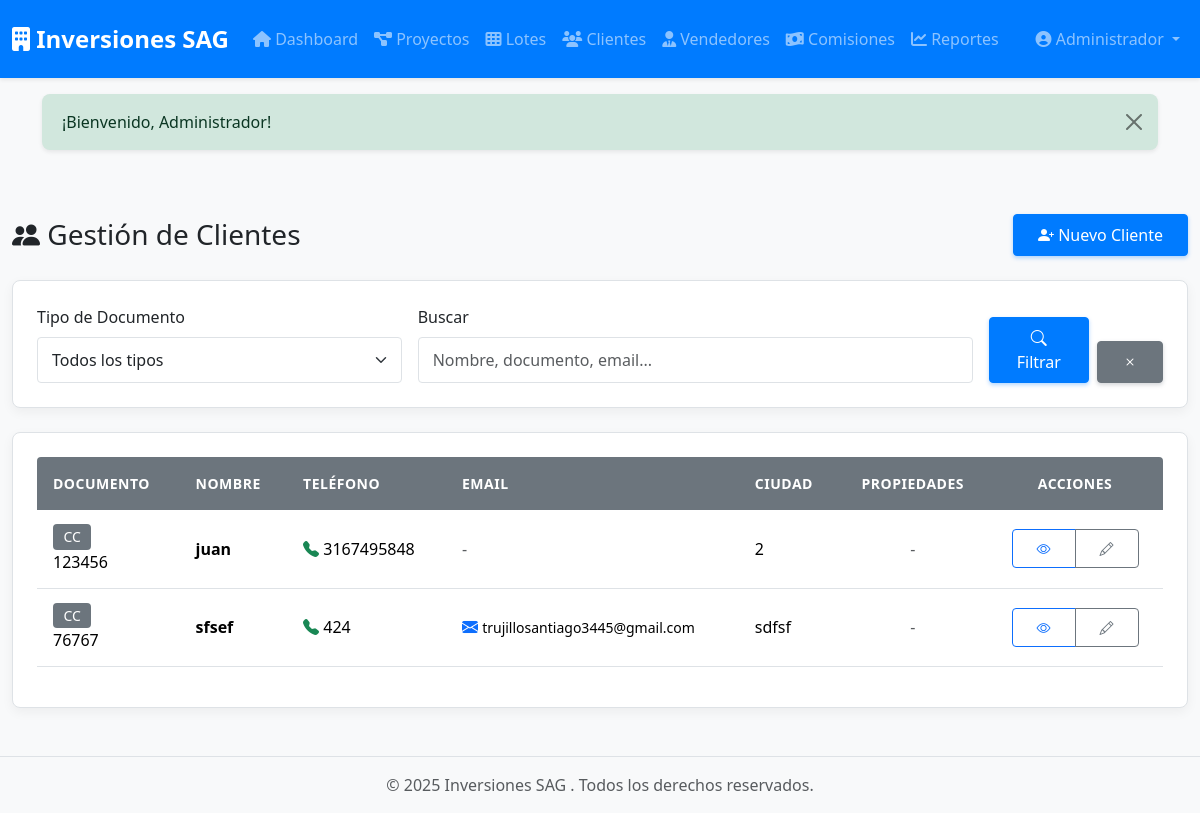
Before: /clientes (signed in) with the older database file.
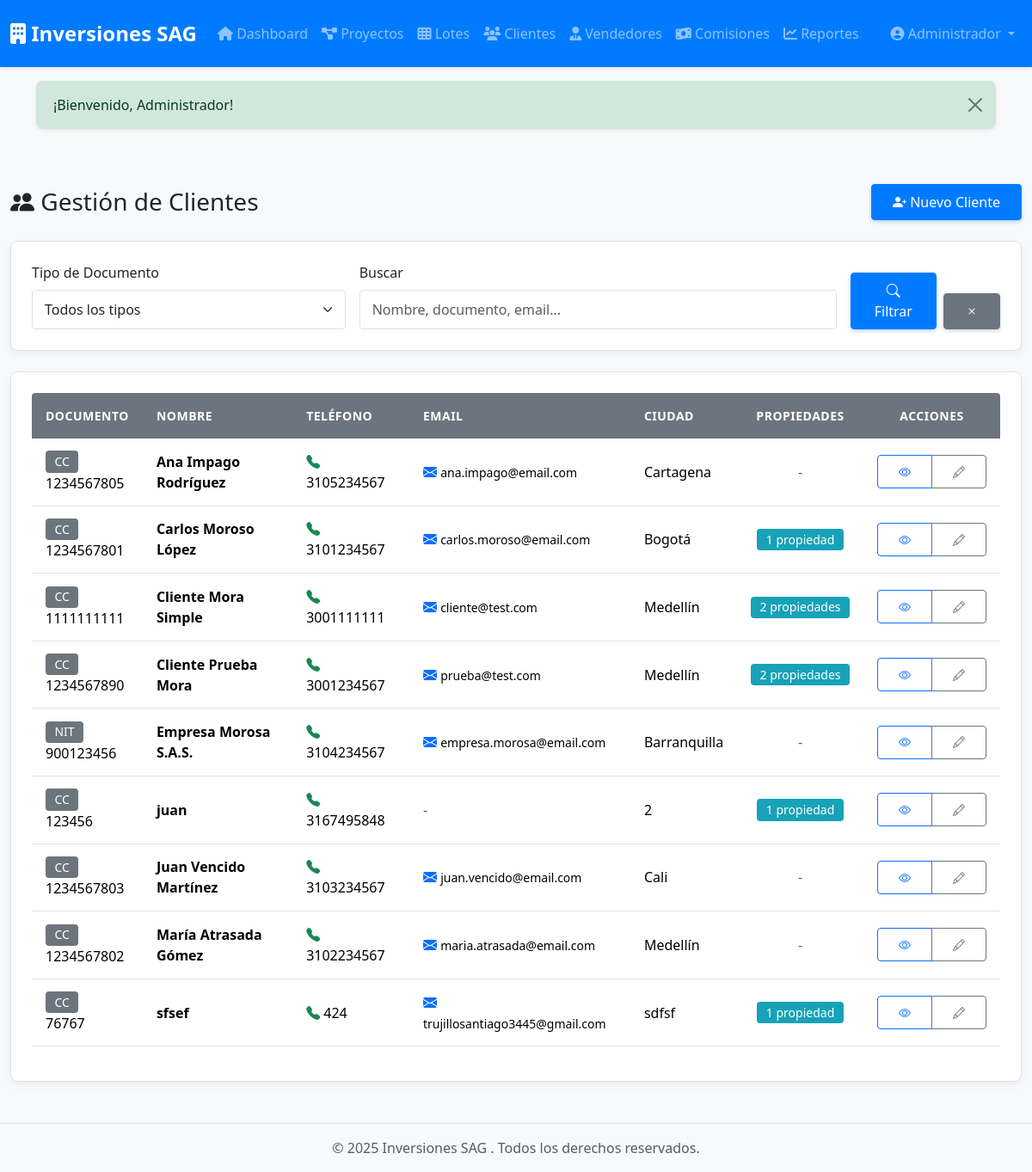
After: the same page with the newer database file.
### tables this page shows
CREATE TABLE `clientes` (
  `id` int(10) UNSIGNED NOT NULL,
  `tipo_documento` enum('CC','NIT','CE','pasaporte') DEFAULT 'CC',
  `numero_documento` varchar(50) NOT NULL COMMENT 'Documento de identidad',
  `nombre` varchar(200) NOT NULL,
  `telefono` varchar(20) DEFAULT NULL,
  `email` varchar(150) DEFAULT NULL,
  `direccion` varchar(255) DEFAULT NULL,
  `ciudad` varchar(100) DEFAULT NULL,
  `observaciones` text DEFAULT NULL,
  `created_at` timestamp NULL DEFAULT current_timestamp(),
  `updated_at` timestamp NULL DEFAULT current_timestamp() ON UPDATE current_timestamp()
);

### app/Views/clientes/index.php (the view, shortened to what the rows shown need)
<div class="container-fluid py-4">
    <div class="d-flex justify-content-between align-items-center mb-4">
        <h1 class="h3 mb-0">
            <i class="bi bi-people-fill"></i> Gestión de Clientes
        </h1>
        <?php if (can('crear_clientes')): ?>
        <a href="/clientes/create" class="btn btn-primary">
            <i class="bi bi-person-plus-fill"></i> Nuevo Cliente
        </a>
        <?php endif; ?>
    </div>
    <div class="card mb-4">
        <div class="card-body">
            <form method="GET" action="/clientes" class="row g-3">
                <div class="col-md-4">
                    <label for="tipo_documento" class="form-label">Tipo de Documento</label>
                    <select name="tipo_documento" id="tipo_documento" class="form-select">
                        <option value="">Todos los tipos</option>
                    </select>
                </div>
                <div class="col-md-6">
                    <label for="search" class="form-label">Buscar</label>
                    <input type="text" name="search" id="search" class="form-control"
                           placeholder="Nombre, documento, email..."
                           value="<?= isset($filtros['search']) ? htmlspecialchars($filtros['search']) : '' ?>">
                </div>
                <div class="col-md-2 d-flex align-items-end">
                    <button type="submit" class="btn btn-primary w-100 me-2">
                        <i class="bi bi-search"></i> Filtrar
                    </button>
                    <a href="/clientes" class="btn btn-secondary">
                        <i class="bi bi-x"></i>
                    </a>
                </div>
            </form>
        </div>
    </div>
    <div class="card">
        <div class="card-body">
            <?php if (empty($clientes['data'])): ?>
                <div class="alert alert-info">
                    <i class="bi bi-info-circle"></i> No se encontraron clientes con los filtros seleccionados.
                </div>
            <?php else: ?>
                <div class="table-responsive">
                    <table class="table table-hover align-middle">
                        <thead class="table-light">
                            <tr>
                                <th>Documento</th>
                                <th>Nombre</th>
                                <th>Teléfono</th>
                                <th>Email</th>
                                <th>Ciudad</th>
                                <th class="text-center">Propiedades</th>
                                <th class="text-center">Acciones</th>
                            </tr>
                        </thead>
                        <tbody>
                            <?php foreach ($clientes['data'] as $cliente): ?>
                                <tr>
                                    <td>
                                        <span class="badge bg-secondary"><?= htmlspecialchars($cliente['tipo_documento']) ?></span>
                                        <br><?= htmlspecialchars($cliente['numero_documento']) ?>
                                    </td>
                                    <td>
                                        <strong><?= htmlspecialchars($cliente['nombre']) ?></strong>
                                    </td>
                                    <td>
                                        <?php if (!empty($cliente['telefono'])): ?>
                                            <i class="bi bi-telephone-fill text-success"></i>
                                            <?= htmlspecialchars($cliente['telefono']) ?>
                                        <?php else: ?>
                                            <span class="text-muted">-</span>
                                        <?php endif; ?>
                                    </td>
                                    <td>
                                        <?php if (!empty($cliente['email'])): ?>
                                            <i class="bi bi-envelope-fill text-primary"></i>
                                            <small><?= htmlspecialchars($cliente['email']) ?></small>
                                        <?php else: ?>
                                            <span class="text-muted">-</span>
                                        <?php endif; ?>
                                    </td>
                                    <td><?= htmlspecialchars($cliente['ciudad'] ?? '-') ?></td>
                                    <td class="text-center">
                                        <?php if ($cliente['total_propiedades'] > 0): ?>
                                            <span class="badge bg-info">
                                                <?= $cliente['total_propiedades'] ?>
                                                <?= $cliente['total_propiedades'] == 1 ? 'propiedad' : 'propiedades' ?>
                                            </span>
                                        <?php else: ?>
                                            <span class="text-muted">-</span>
                                        <?php endif; ?>
                                    </td>
                                    <td class="text-center">
                                        <div class="btn-group btn-group-sm" role="group">
                                            <a href="/clientes/show/<?= $cliente['id'] ?>"
                                               class="btn btn-outline-primary"
                                               data-bs-toggle="tooltip"
                                               title="Ver detalle">
                                                <i class="bi bi-eye"></i>
                                            </a>
                                            <?php if (can('editar_clientes')): ?>
                                            <a href="/clientes/edit/<?= $cliente['id'] ?>"
                                               class="btn btn-outline-secondary"
                                               data-bs-toggle="tooltip"
                                               title="Editar">
                                                <i class="bi bi-pencil"></i>
                                            </a>
                                            <?php endif; ?>
                                        </div>
                                    </td>
                                </tr>
                            <?php endforeach; ?>
                        </tbody>
                    </table>
                </div>
            <?php endif; ?>
        </div>
    </div>
</div>

### core/Router.php (shortened to what the rows shown need)
<?php
class Router
{
    private $routes = [];
    public function __construct($baseUrl = '')
    {
        $this->baseUrl = rtrim($baseUrl, '/');
    }
    private function addRoute($method, $uri, $handler)
    {
        $uri = '/' . trim($uri, '/');
        $this->routes[] = [
            'method' => $method,
            'uri' => $uri,
            'handler' => $handler,
            'pattern' => $this->convertUriToPattern($uri)
        ];
    }
    private function convertUriToPattern($uri)
    {
        $pattern = preg_replace('/\{([a-z_]+)\}/', '([^/]+)', $uri);
        return '#^' . $pattern . '$#';
    }
    public function dispatch()
    {
        $requestMethod = $_SERVER['REQUEST_METHOD'];
        $requestUri = $this->getRequestUri();
        foreach ($this->routes as $route) {
            if ($route['method'] !== $requestMethod) {
                continue;
            }
            if (preg_match($route['pattern'], $requestUri, $matches)) {
                array_shift($matches);
                return $this->callHandler($route['handler'], $matches);
            }
        }
    }
    private function getRequestUri()
    {
        $uri = parse_url($_SERVER['REQUEST_URI'], PHP_URL_PATH);
        return '/' . trim($uri, '/');
    }
    private function callHandler($handler, $params = [])
    {
        if (is_string($handler) && strpos($handler, '@') !== false) {
            list($controller, $method) = explode('@', $handler);
            $controllerInstance = new $controllerClass();
            return call_user_func_array([$controllerInstance, $method], $params);
        }
        throw new Exception("Invalid route handler");
    }
}

Changed rows visible on the page:
added clientes: tipo_documento "CC", numero_documento "1234567805", nombre "Ana Impago Rodríguez", telefono "3105234567", email "ana.impago@email.com", ciudad "Cartagena"
added clientes: tipo_documento "CC", numero_documento "1234567801", nombre "Carlos Moroso López", telefono "3101234567", email "carlos.moroso@email.com", ciudad "Bogotá", total_propiedades "1"
added clientes: tipo_documento "CC", numero_documento "1111111111", nombre "Cliente Mora Simple", telefono "3001111111", email "cliente@test.com", ciudad "Medellín", total_propiedades "2"
added clientes: tipo_documento "CC", numero_documento "1234567890", nombre "Cliente Prueba Mora", telefono "3001234567", email "prueba@test.com", ciudad "Medellín", total_propiedades "2"
added clientes: tipo_documento "NIT", numero_documento "900123456", nombre "Empresa Morosa S.A.S.", telefono "3104234567", email "empresa.morosa@email.com", ciudad "Barranquilla"
added clientes: tipo_documento "CC", numero_documento "1234567803", nombre "Juan Vencido Martínez", telefono "3103234567", email "juan.vencido@email.com", ciudad "Cali"
added clientes: tipo_documento "CC", numero_documento "1234567802", nombre "María Atrasada Gómez", telefono "3102234567", email "maria.atrasada@email.com", ciudad "Medellín"
Other visible differences:
new list line: "1 propiedad"
